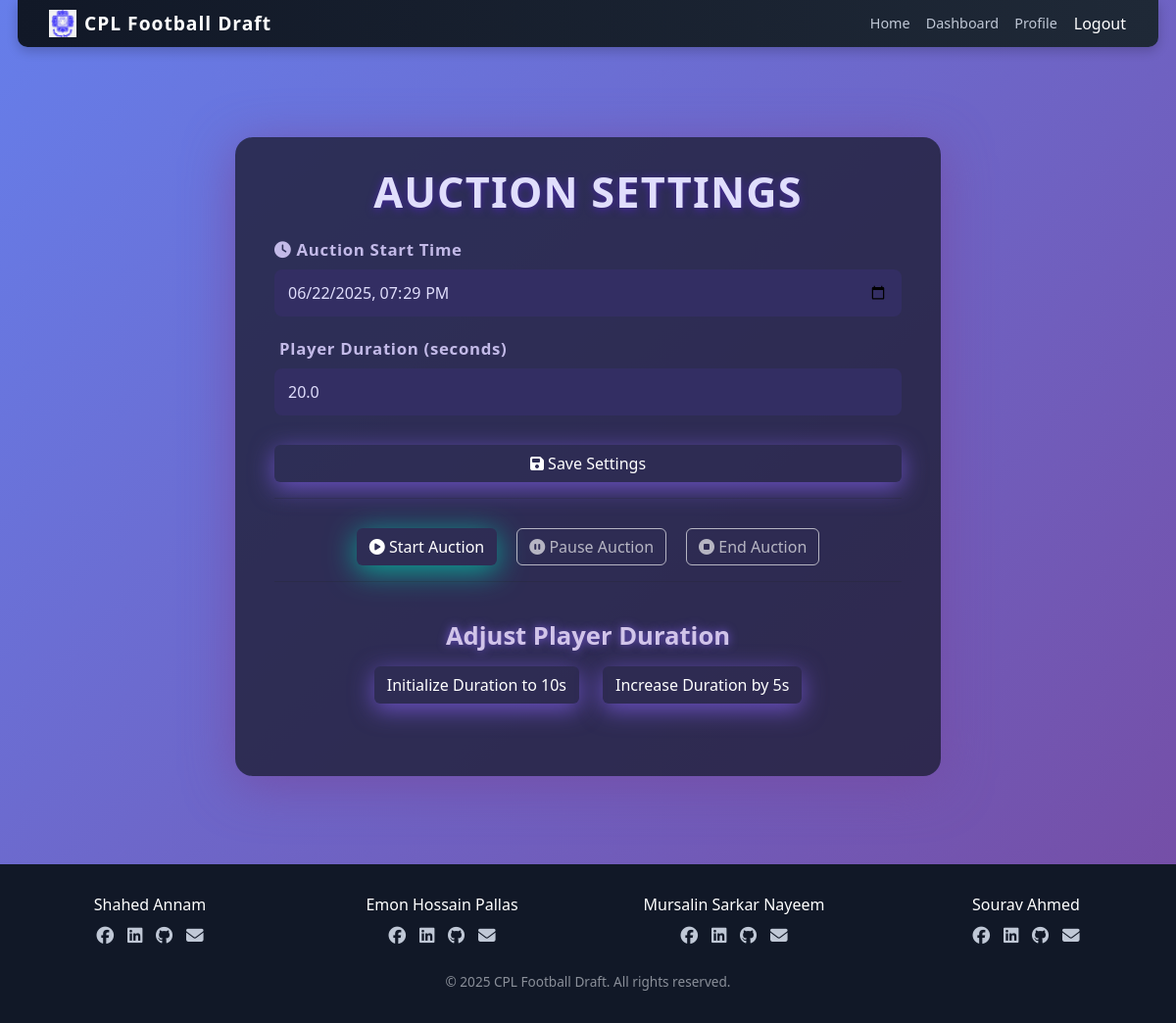
Before: /authority/set-auction/ (signed in) with the older database file.
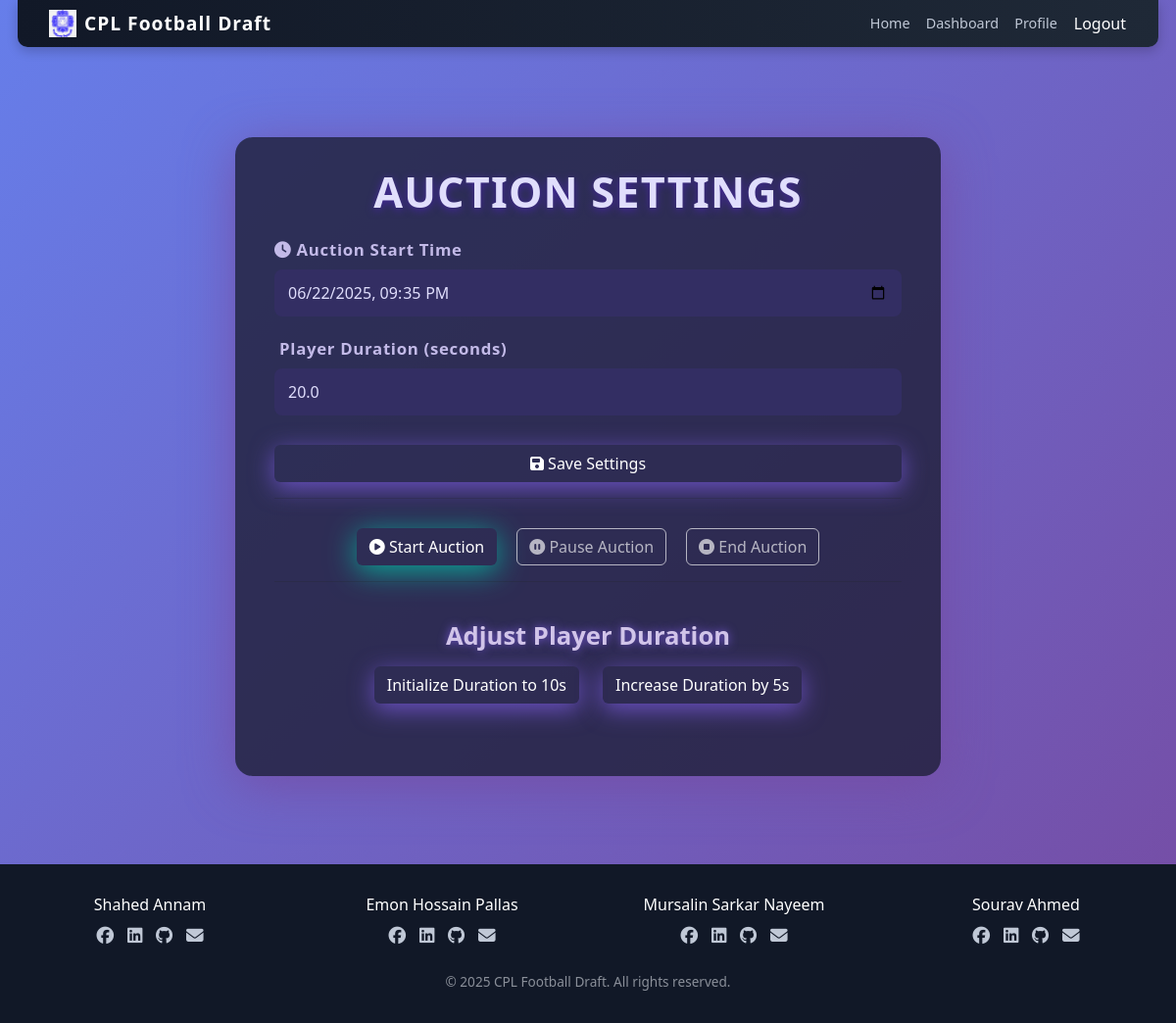
After: the same page with the newer database file.
### bidding/models.py (models this page shows, shortened)
class AuctionSettings(models.Model):
    auction_start_time = models.DateTimeField(default=now)
    player_duration = models.DurationField(default=timedelta(seconds=20))
    player_default_duration = models.DurationField(default=timedelta(seconds=20))
    player_start_time = models.DateTimeField(default=now)
    player_current_index = models.IntegerField(default=0)
    auction_end_time = models.DateTimeField(default=now)
    auction_increase_time = models.DurationField(default=timedelta(seconds=10))

### authority/views.py (the view, shortened to what this page needs)
# urls.py: path('set-auction/', set_auction_settings, name='set_auction_settings'),
@login_required
def set_auction_settings(request):
    settings, created = AuctionSettings.objects.get_or_create(id=1)
    return render(request, 'authority/set_auction.html', {
        'current_start': settings.auction_start_time,
        'current_duration': settings.player_duration.total_seconds(),
    })

### templates/authority/set_auction.html (shortened to what this page needs)
{% extends 'CPL/base.html' %}
{% load static %}
{% block head %}
<link rel="stylesheet" href="{% static 'authority/styleSet_auction.css' %}">
<link rel="stylesheet" href="https://cdnjs.cloudflare.com/ajax/libs/font-awesome/6.5.2/css/all.min.css" />
{% endblock %}
{% block content %}
<div class="auction-container">
  <h1 class="page-title">Auction Settings</h1>
  <form method="post" id="auction-settings-form" class="settings-form">
    <div class="form-group">
      <label for="start_time"><i class="fa fa-clock"></i> Auction Start Time</label>
      <input type="datetime-local" id="start_time" name="start_time" value="{{ current_start|date:'Y-m-d\\TH:i' }}" required>
    </div>
    <div class="form-group">
      <label for="duration"> Player Duration (seconds)</label>
      <input type="number" id="duration" name="duration" min="1" value="{{ current_duration|default_if_none:'60' }}" required>
    </div>
    <button type="submit" class="btn btn-save"><i class="fas fa-save"></i> Save Settings</button>
  </form>
  <hr>
  <div class="auction-control">
    <button id="start-auction-btn" class="btn btn-start-auction">
      <i class="fas fa-play-circle"></i> Start Auction
    </button>
    <button id="pause-auction-btn" class="btn btn-pause-auction" disabled>
      <i class="fas fa-pause-circle"></i> Pause Auction
    </button>
    <button id="end-auction-btn" class="btn btn-end-auction" disabled>
      <i class="fas fa-stop-circle"></i> End Auction
    </button>
  </div>
  <hr>
  <div class="duration-control">
    <h2>Adjust Player Duration</h2>
    <div class="buttons-group">
      <button id="init-duration-btn" class="btn btn-init-duration" data-seconds="10">
        Initialize Duration to 10s
      </button>
      <button id="increase-duration-btn" class="btn btn-increase-duration" data-seconds="5">
        Increase Duration by 5s
      </button>
    </div>
    <div id="duration-message" class="duration-message"></div>
  </div>
</div>
{% endblock %}

Changed rows visible on the page:
changed AuctionSettings: start_time "06/22/2025 19:29" → "06/22/2025 21:35"
